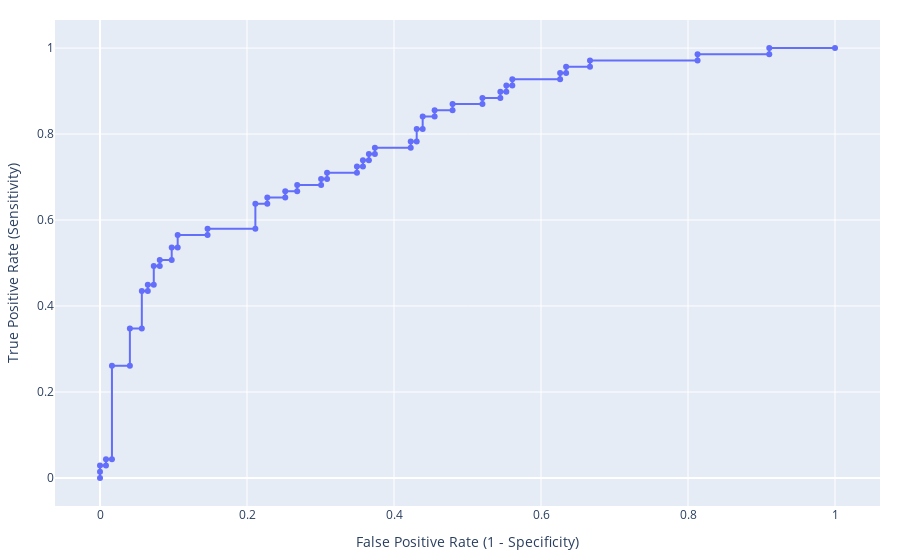

Here is the notebook cell this chart was saved with:
### Code cell
fig = px.line(roc_df, x="FPR", y="TPR", markers=True, hover_data="Threshold")
fig.update_layout(
    margin=dict(l=20, r=20, t=20, b=20),
    xaxis_title="False Positive Rate (1 - Specificity)",
    yaxis_title="True Positive Rate (Sensitivity)"
)
fig.show()
